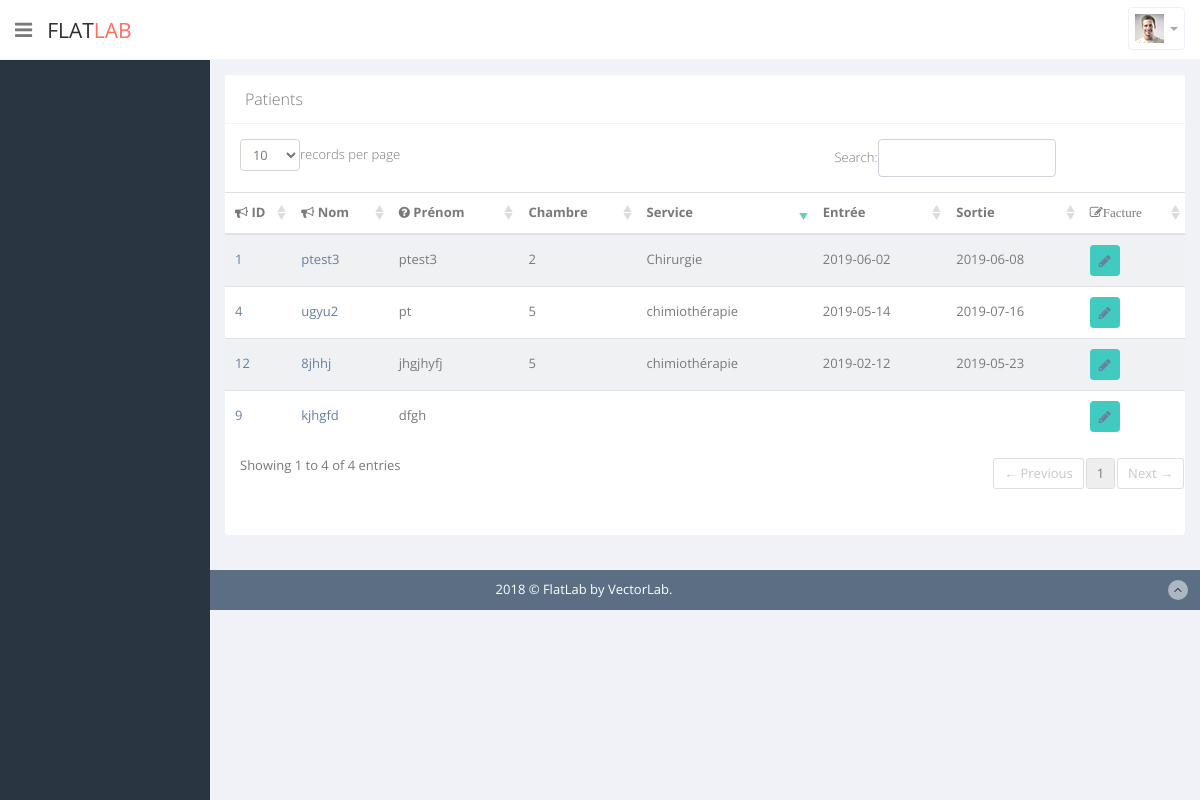
/tablefinance.php, run on the app's committed database.
### tables this page shows
CREATE TABLE `patient` (
  `id_pat` int(11) NOT NULL,
  `nom` varchar(42) NOT NULL,
  `prenom` varchar(42) NOT NULL,
  `age` int(11) NOT NULL,
  `antecedant` varchar(42) NOT NULL,
  `numss` int(11) NOT NULL,
  `id_pers` int(11) NOT NULL,
  `id_cham` int(11) DEFAULT NULL,
  `date_entree` date DEFAULT NULL,
  `date_sortie` date DEFAULT NULL
);

CREATE TABLE `chambre` (
  `id_cham` int(11) NOT NULL,
  `num_cham` int(11) NOT NULL,
  `type` varchar(45) NOT NULL,
  `disponibilite` varchar(10) NOT NULL,
  `id_ser` int(11) NOT NULL
);

CREATE TABLE `service` (
  `id_ser` int(11) NOT NULL,
  `nom` varchar(45) NOT NULL,
  `specialite` varchar(45) NOT NULL
);

### tablefinance.php (the view)
<?php include "header.php" ?>
<?php require('connexion.php');
  $patients=$pdo->query("SELECT A.*,B.num_cham,C.nom service FROM patient A,chambre B,service C WHERE A.id_cham=B.id_cham and B.id_ser=C.id_ser");
  $patients2=$pdo->query("SELECT * FROM patient WHERE id_cham IS NULL");
?>
      <section id="main-content">
          <section class="wrapper">
              <div class="row">
                  <div class="col-lg-12">
                      <section class="card">
                          <header class="card-header">
                              Patients
                          </header>
                          <table class="table table-striped table-advance table-hover" id="dynamic-table">
                              <thead>
                              <tr>
                                  <th><i class="fa fa-bullhorn"></i> ID</th>
                                  <th><i class="fa fa-bullhorn"></i> Nom</th>
                                  <th class="hidden-phone"><i class="fa fa-question-circle"></i> Prénom</th>
                                  <th>Chambre</th>
                                  <th>Service</th>
                                  <th>Entrée</th>
                                  <th>Sortie</th>
                                  <th><i class=" fa fa-edit">Facture</th>
                              </tr>
                              </thead>
                              <tbody>
                                <?php foreach ($patients as $patient): ?>
                                  <tr class="gradeX" id="<?= $patient['id_pat'] ?>">
                                  <td><a href="#"><?= $patient['id_pat'] ?></a></td>
                                  <td><a href="#"><?= $patient['nom'] ?></a></td>
                                  <td class="hidden-phone"><?= $patient['prenom'] ?></td>
                                  <td><?= $patient['num_cham'] ?></td>
                                  <td><?= $patient['service'] ?></td>
                                  <td><?= $patient['date_entree'] ?></td>
                                  <td><?= $patient['date_sortie'] ?></td>
                                  <td>
                                      <button class="btn btn-primary btn-sm"><a href="facturepdf.php?id_pat=<?= $patient['id_pat'] ?>" target="_blank"><i class="fa fa-pencil"></i></a></button>
                                  </td>
                              </tr>
                                <?php endforeach; ?>
                                <?php foreach ($patients2 as $patient2): ?>
                                  <tr class="gradeX" id="<?= $patient2['id_pat'] ?>">
                                  <td><a href="#"><?= $patient2['id_pat'] ?></a></td>
                                  <td><a href="#"><?= $patient2['nom'] ?></a></td>
                                  <td class="hidden-phone"><?= $patient2['prenom'] ?></td>
                                  <td></td>
                                  <td></td>
                                  <td></td>
                                  <td></td>
                                  <td>
                                      <button class="btn btn-primary btn-sm"><a href="facturepdf2.php?id_pat=<?= $patient2['id_pat'] ?>" target="_blank"><i class="fa fa-pencil"></i></a></button>
                                  </td>
                              </tr>
                                <?php endforeach; ?>
                              </tbody>
                          </table>
                      </section>
                  </div>
              </div>
          </section>
      </section>
<?php include "footer.php" ?>

### assets/advanced-datatable/media/css/demo_table.css (style rules this page uses)
.sorting_desc { background: url('../images/sort_desc.png') no-repeat center right; }
.sorting { background: url('../images/sort_both.png') no-repeat center right; }
tr.odd { background-color: #E2E4FF; }
tr.even { background-color: white; }
tr.odd td.sorting_1 { background-color: #D3D6FF; }
tr.even td.sorting_1 { background-color: #EAEBFF; }
tr.odd.gradeX td.sorting_1 { background-color: #ffc4c4; }
tr.even.gradeX td.sorting_1 { background-color: #ffd5d5; }

### data on the page
patient: id_pat "1", nom "ptest3", prenom "ptest3", id_cham.num_cham "2", service.nom "Chirurgie", date_entree "2019-06-02", date_sortie "2019-06-08"
patient: id_pat "4", nom "ugyu2", prenom "pt", id_cham.num_cham "5", service.nom "chimiothérapie", date_entree "2019-05-14", date_sortie "2019-07-16"
patient: id_pat "12", nom "8jhhj", prenom "jhgjhyfj", id_cham.num_cham "5", service.nom "chimiothérapie", date_entree "2019-02-12", date_sortie "2019-05-23"
patient: id_pat "9", nom "kjhgfd", prenom "dfgh"
